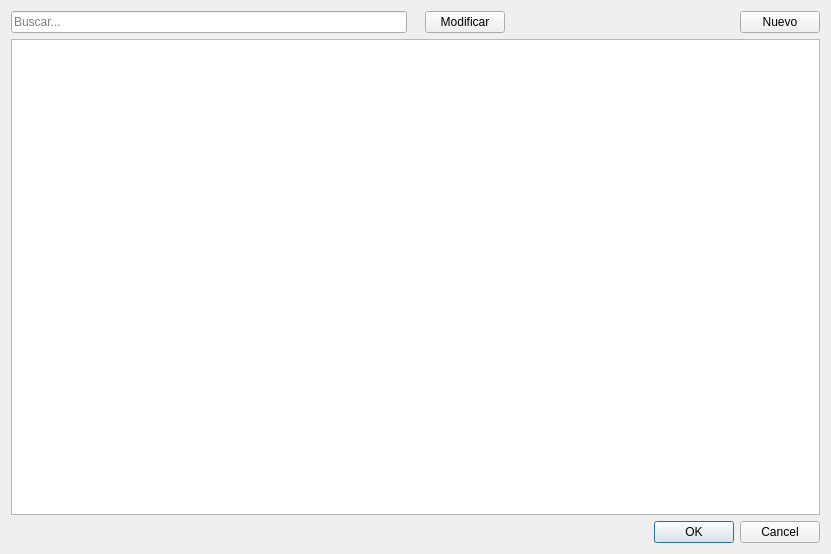
<?xml version="1.0" encoding="UTF-8"?>
<ui version="4.0">
 <class>Pacientes</class>
 <widget class="QDialog" name="Pacientes">
  <property name="geometry">
   <rect>
    <x>0</x>
    <y>0</y>
    <width>831</width>
    <height>554</height>
   </rect>
  </property>
  <property name="windowTitle">
   <string>Dialog</string>
  </property>
  <layout class="QGridLayout" name="gridLayout">
   <item row="1" column="0" colspan="4">
    <widget class="QTableView" name="tableView">
     <property name="editTriggers">
      <set>QAbstractItemView::NoEditTriggers</set>
     </property>
     <property name="selectionMode">
      <enum>QAbstractItemView::SingleSelection</enum>
     </property>
     <property name="selectionBehavior">
      <enum>QAbstractItemView::SelectRows</enum>
     </property>
    </widget>
   </item>
   <item row="0" column="0">
    <widget class="QLineEdit" name="filtroLe">
     <property name="placeholderText">
      <string>Buscar...</string>
     </property>
     <property name="clearButtonEnabled">
      <bool>true</bool>
     </property>
    </widget>
   </item>
   <item row="2" column="3">
    <widget class="QDialogButtonBox" name="buttonBox">
     <property name="orientation">
      <enum>Qt::Horizontal</enum>
     </property>
     <property name="standardButtons">
      <set>QDialogButtonBox::Cancel|QDialogButtonBox::Ok</set>
     </property>
    </widget>
   </item>
   <item row="0" column="3">
    <layout class="QHBoxLayout" name="horizontalLayout">
     <item>
      <widget class="QPushButton" name="pushButton">
       <property name="text">
        <string>Modificar</string>
       </property>
       <property name="icon">
        <iconset resource="iconos.qrc">
         <normaloff>:/new/ico/iconos/edit.png</normaloff>:/new/ico/iconos/edit.png</iconset>
       </property>
      </widget>
     </item>
     <item>
      <spacer name="horizontalSpacer">
       <property name="orientation">
        <enum>Qt::Horizontal</enum>
       </property>
       <property name="sizeHint" stdset="0">
        <size>
         <width>40</width>
         <height>20</height>
        </size>
       </property>
      </spacer>
     </item>
     <item>
      <widget class="QPushButton" name="nuevoBtn">
       <property name="text">
        <string>Nuevo</string>
       </property>
       <property name="icon">
        <iconset resource="iconos.qrc">
         <normaloff>:/new/ico/iconos/file_add.png</normaloff>:/new/ico/iconos/file_add.png</iconset>
       </property>
       <property name="autoDefault">
        <bool>false</bool>
       </property>
      </widget>
     </item>
    </layout>
   </item>
  </layout>
 </widget>
 <resources>
  <include location="iconos.qrc"/>
 </resources>
 <connections>
  <connection>
   <sender>buttonBox</sender>
   <signal>accepted()</signal>
   <receiver>Pacientes</receiver>
   <slot>accept()</slot>
   <hints>
    <hint type="sourcelabel">
     <x>248</x>
     <y>254</y>
    </hint>
    <hint type="destinationlabel">
     <x>157</x>
     <y>274</y>
    </hint>
   </hints>
  </connection>
  <connection>
   <sender>buttonBox</sender>
   <signal>rejected()</signal>
   <receiver>Pacientes</receiver>
   <slot>reject()</slot>
   <hints>
    <hint type="sourcelabel">
     <x>316</x>
     <y>260</y>
    </hint>
    <hint type="destinationlabel">
     <x>286</x>
     <y>274</y>
    </hint>
   </hints>
  </connection>
 </connections>
</ui>
